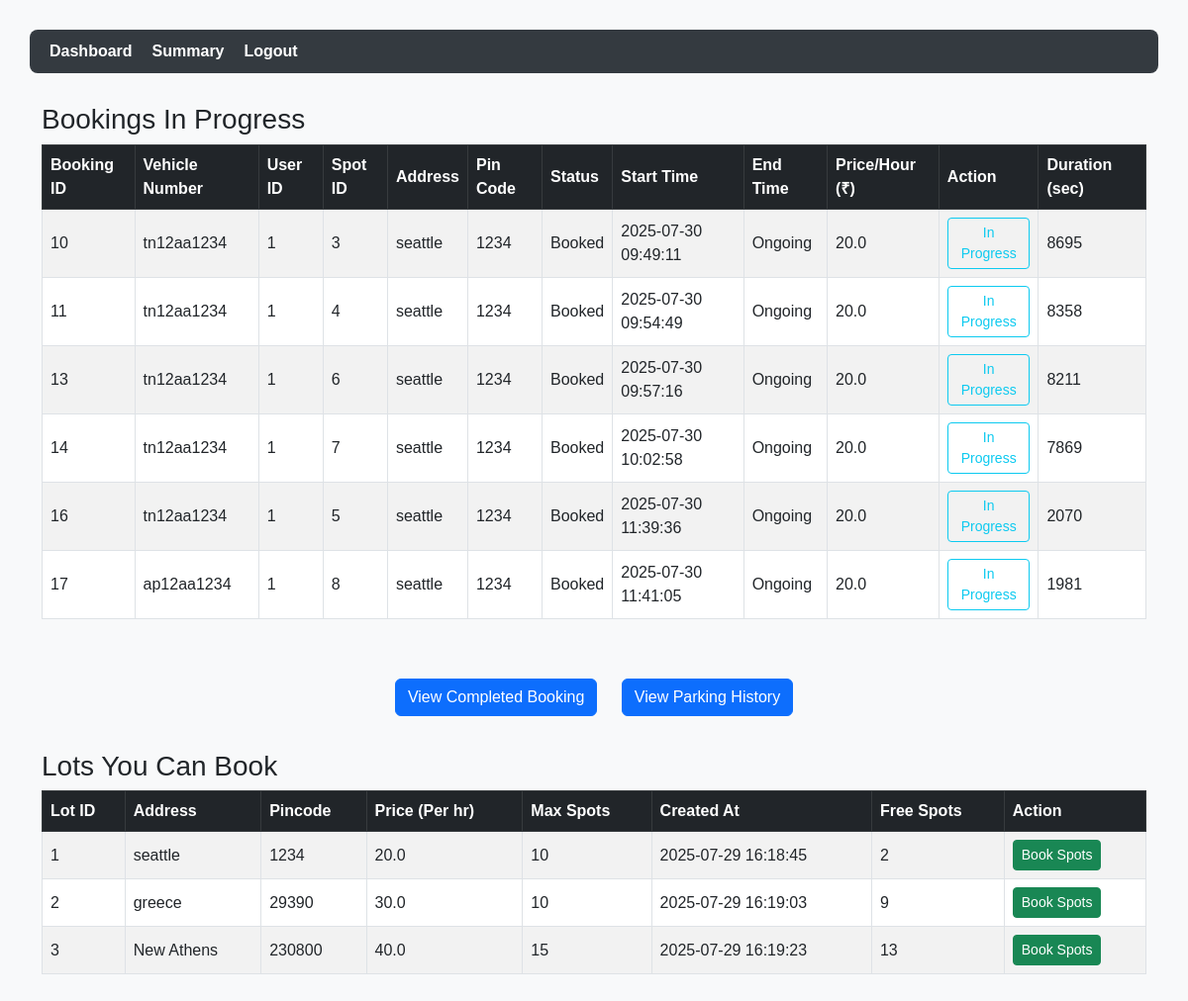
Page /dashboard/1 on the earlier database version.
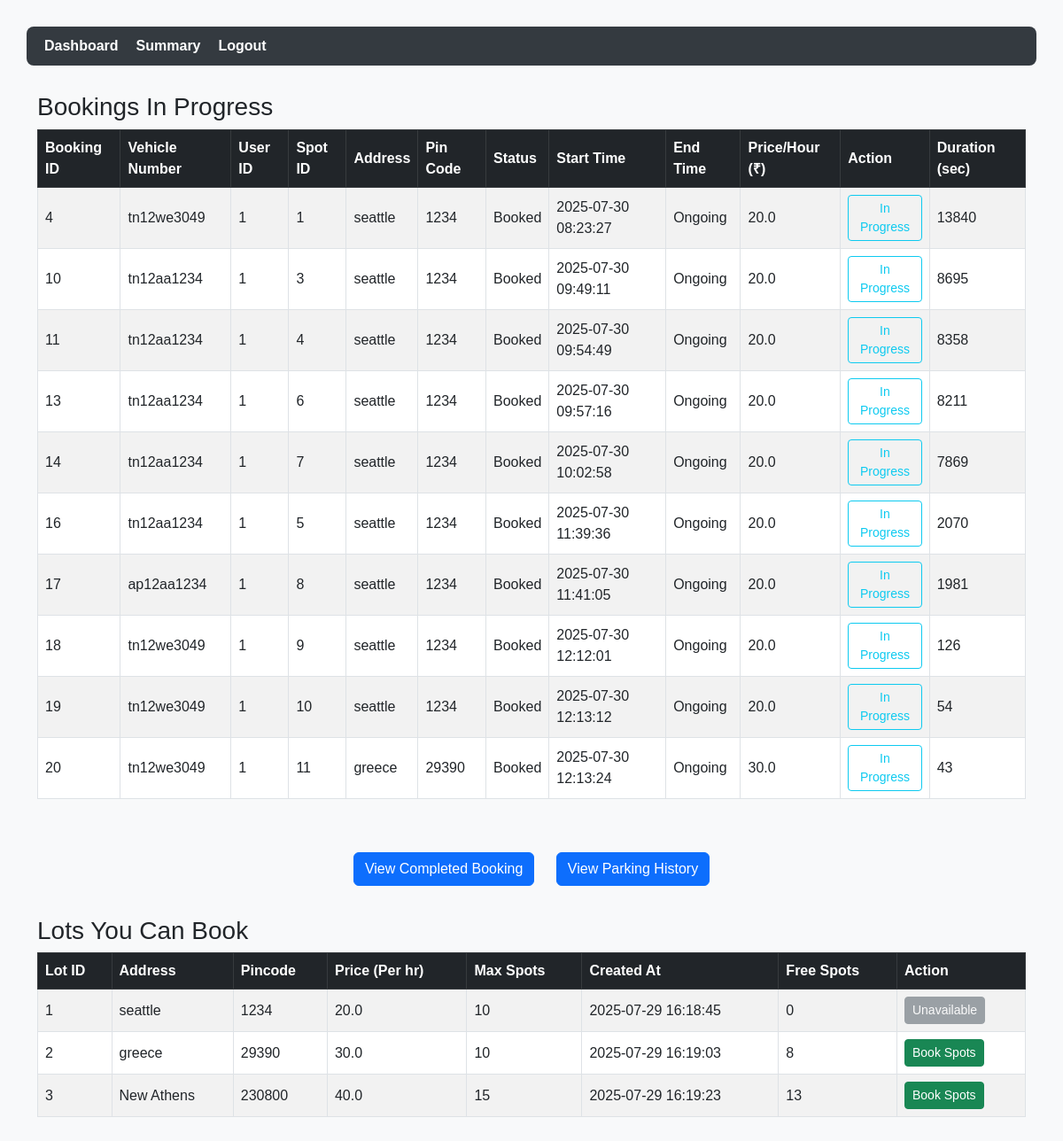
Same page on the later database version.
### tables this page shows
CREATE TABLE Bookings (
              booking_id  INTEGER PRIMARY KEY AUTOINCREMENT,
              spot_id     INTEGER NOT NULL,
              vehicle_id  INTEGER NOT NULL,
              start_time  DATETIME NOT NULL DEFAULT CURRENT_TIMESTAMP,
              end_time    DATETIME,
              status      TEXT    NOT NULL DEFAULT 'Booked'
                           CHECK(status IN ('Booked','Completed','Cancelled')),
              duration_hours Float Default NULL,
              total_amount Float Default NULL,
              FOREIGN KEY(spot_id)    REFERENCES ParkingSpots(spot_id)
                ON DELETE CASCADE,
              FOREIGN KEY(vehicle_id) REFERENCES Vehicles(vehicle_id)
                ON DELETE CASCADE
            );

CREATE TABLE User (
                user_id INTEGER PRIMARY KEY AUTOINCREMENT,
                fname TEXT NOT NULL,
                age INTEGER,
                gender TEXT,
                email TEXT UNIQUE NOT NULL,
                passwd TEXT NOT NULL,
                no_spots_booked DEFAULT 0
            );

CREATE TABLE ParkingLots (
              lot_id         INTEGER PRIMARY KEY AUTOINCREMENT,
              address        TEXT    NOT NULL,
              pin_code       TEXT,
              price_per_hour REAL    NOT NULL,
              max_spots      INTEGER NOT NULL,
              created_at     DATETIME DEFAULT CURRENT_TIMESTAMP,
              free_spots   INTEGER NOT NULL
            );

### app.py (the view)
@app.route('/dashboard/<int:userid>')
def dashboard(userid):
    det = in_progress(userid)
    lots = get_lots()
    return render_template('dashboard.html', lots=lots, details=det, userid=userid)

### app.py (called while the page is built)
def get_lots():
    with sqlite3.connect(DB) as con:
        cur = con.cursor()
        cur.execute('SELECT * FROM ParkingLots')
        return cur.fetchall()

### templates/dashboard.html (shortened to what this page needs)
<!DOCTYPE html>
<html lang="en">
<head>
    <link href="https://cdn.jsdelivr.net/npm/bootstrap@5.3.0/dist/css/bootstrap.min.css" rel="stylesheet">
</head>
<body>
<nav class="nav">
    <a href="{{ url_for('dashboard', userid=userid) }}">Dashboard</a>
    <a href="{{ url_for('user_summary') }}">Summary</a>
    <a href="{{ url_for('home') }}">Logout</a>
</nav>
<div class="container">
    <div class="section">
        <h3>Bookings In Progress</h3>
        {% if details %}
        <table class="table table-bordered table-hover table-striped">
            <thead class="table-dark">
                <tr>
                    <th>Booking ID</th>
                    <th>Vehicle Number</th>
                    <th>User ID</th>
                    <th>Spot ID</th>
                    <th>Address</th>
                    <th>Pin Code</th>
                    <th>Status</th>
                    <th>Start Time</th>
                    <th>End Time</th>
                    <th>Price/Hour (₹)</th>
                    <th>Action</th>
                    <th>Duration (sec)</th>
                </tr>
            </thead>
            <tbody>
                {% for row in details %}
                <tr>
                    <td>{{ row[0] }}</td>
                    <td>{{ row[1] }}</td>
                    <td>{{ row[2] }}</td>
                    <td>{{ row[3] }}</td>
                    <td>{{ row[4] }}</td>
                    <td>{{ row[5] }}</td>
                    <td>{{ row[6] }}</td>
                    <td>{{ row[7] }}</td>
                    <td>{{ row[8] or 'Ongoing' }}</td>
                    <td>{{ row[9] }}</td>
                    <td>
                        <form method="post" action="{{ url_for('reservation_details', spotid=row[3]) }}">
                            <button type="submit" class="btn btn-sm btn-outline-info">In Progress</button>
                        </form>
                    </td>
                    <td>{{ row[10] }}</td>
                </tr>
                {% endfor %}
            </tbody>
        </table>
        {% else %}
        <div class="alert alert-info">No booking records found.</div>
        {% endif %}
    </div>
    <div class="text-center mb-4">
        <a href="{{ url_for('booking_history_user', userid=userid) }}" class="btn btn-primary">View Completed Booking</a>
        <a href="{{ url_for('booking_history_user_all', userid=userid) }}" class="btn btn-primary">View Parking History</a>
    </div>
    <div class="section">
        <h3>Lots You Can Book</h3>
        <table class="table table-bordered table-hover table-striped">
            <thead class="table-dark">
                <tr>
                    <th>Lot ID</th>
                    <th>Address</th>
                    <th>Pincode</th>
                    <th>Price (Per hr)</th>
                    <th>Max Spots</th>
                    <th>Created At</th>
                    <th>Free Spots</th>
                    <th>Action</th>
                </tr>
            </thead>
            <tbody>
                {% for lot in lots %}
                <tr>
                    <td>{{ lot[0] }}</td>
                    <td>{{ lot[1] }}</td>
                    <td>{{ lot[2] }}</td>
                    <td>{{ lot[3] }}</td>
                    <td>{{ lot[4] }}</td>
                    <td>{{ lot[5] }}</td>
                    <td>{{ lot[6] }}</td>
                    <td>
                        {% if lot[6] > 0 %}
                            <form method="post" action="{{ url_for('book_lot', lotid=lot[0]) }}">
                                <button type="submit" class="btn btn-sm btn-success">Book Spots</button>
                            </form>
                        {% else %}
                            <button type="button" class="btn btn-sm btn-secondary" disabled>Unavailable</button>
                        {% endif %}
                    </td>
                </tr>
                {% endfor %}
            </tbody>
        </table>
    </div>
</div>
</body>
</html>

### templates/dashboard.html (style rules this page uses)
body { padding: 30px; background-color: #f8f9fa; font-family: Arial, sans-serif; }
nav.nav { background-color: #343a40; padding: 10px 20px; margin-bottom: 30px; border-radius: 8px; }
nav.nav a { color: white; margin-right: 20px; text-decoration: none; font-weight: bold; }
h1, h3, h5 { margin-top: 20px; }
.btn-primary { margin: 10px; }
.section { margin-bottom: 50px; }
.table th, .table td { vertical-align: middle; }

Differences in the rows shown:
now on this page (row unchanged): Bookings: booking_id "4", row "tn12we3049", user_id "1", spot "1", row "seattle", row "1234", status "Booked", start_time "2025-07-30 08:23:27", row "Ongoing", row "20.0", row "13840"
added Bookings: booking_id "18", row "tn12we3049", user_id "1", spot "9", row "seattle", row "1234", status "Booked", start_time "2025-07-30 12:12:01", row "Ongoing", row "20.0", row "126"
added Bookings: booking_id "19", row "tn12we3049", user_id "1", spot "10", row "seattle", row "1234", status "Booked", start_time "2025-07-30 12:13:12", row "Ongoing", row "20.0", row "54"
added Bookings: booking_id "20", row "tn12we3049", user_id "1", spot "11", row "greece", row "29390", status "Booked", start_time "2025-07-30 12:13:24", row "Ongoing", row "30.0", row "43"
changed ParkingLots "seattle": free_spots "2" → "0"; free_spots "Book Spots" → "Unavailable"
changed ParkingLots "greece": free_spots "9" → "8"
